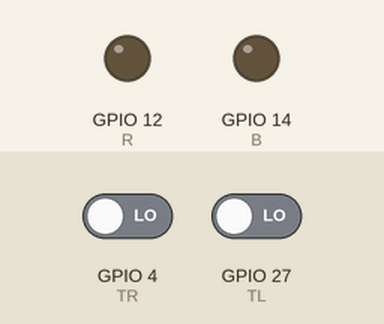
This sketch was run on a simulated ESP32. On the bench: output pins drawn as LEDs (lit = HIGH). The inputs (shaded band) are chosen by the test bench; at power-on: GPIO 4 (TR) LOW, GPIO 27 (TL) LOW.

Above: at 1.2 s.
1.3 s: GPIO 4 (TR) driven HIGH
At 2.2 s:
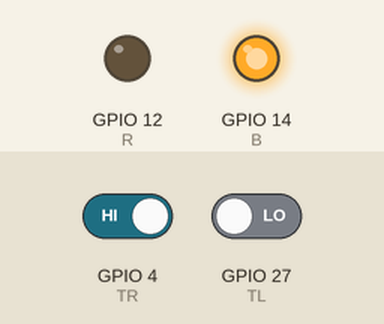
2.8 s: GPIO 27 (TL) driven HIGH
At 3.3 s:
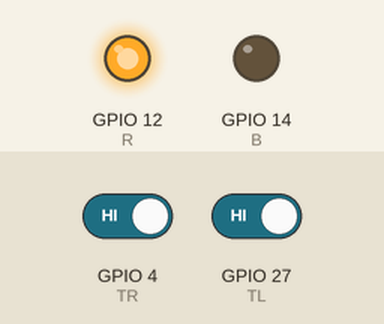
4.3 s: GPIO 27 (TL) driven LOW
At 5.5 s:
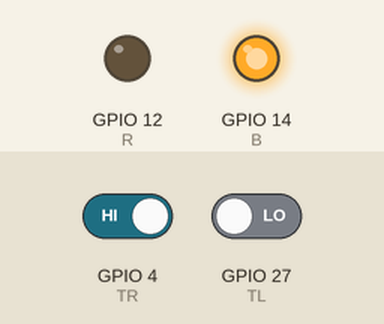
5.8 s: GPIO 4 (TR) driven LOW
At 6.8 s:
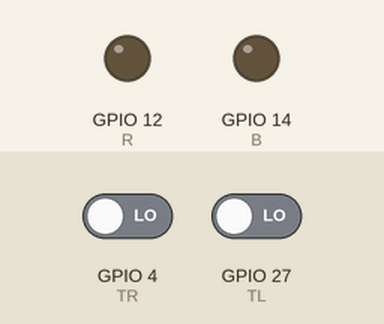
Timing chart, 0 to 8.3 s (numbered marks = the images above; inputs shaded):
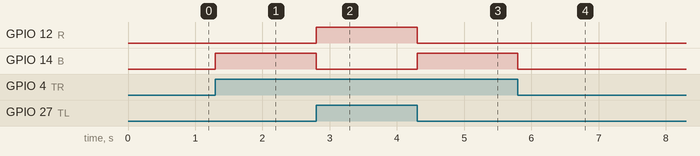

Measured:
- after the input at 1.3 s, GPIO 14 (B): LOW → HIGH at once
- after the input at 2.8 s, GPIO 12 (R): LOW → HIGH at once; GPIO 14 (B): HIGH → LOW at once
- after the input at 4.3 s, GPIO 12 (R): HIGH → LOW at once; GPIO 14 (B): LOW → HIGH at once
- after the input at 5.8 s, GPIO 14 (B): HIGH → LOW at once

The sketch:

13_touch.ino
```cpp
#define R 12
#define B 14
#define TL 27
#define TR 4

void setup() {
  // put your setup code here, to run once:
  pinMode(R, OUTPUT);
  pinMode(B, OUTPUT);
  pinMode(TL, INPUT);
  pinMode(TR, INPUT);
}

void loop() {
  // put your main code here, to run repeatedly:
  int r = digitalRead(TR);
  int l = digitalRead(TL);

  if (l==1){
    digitalWrite(R, HIGH);
    digitalWrite(B, LOW);
  }
  else if(r == 1){
    digitalWrite(R, LOW);
    digitalWrite(B, HIGH);
  }
  else if(l==1 && r == 1){
    digitalWrite(R, HIGH);
    digitalWrite(B, HIGH);
  }
  else {
    digitalWrite(R, LOW);
    digitalWrite(B, LOW);
  }
}
```
